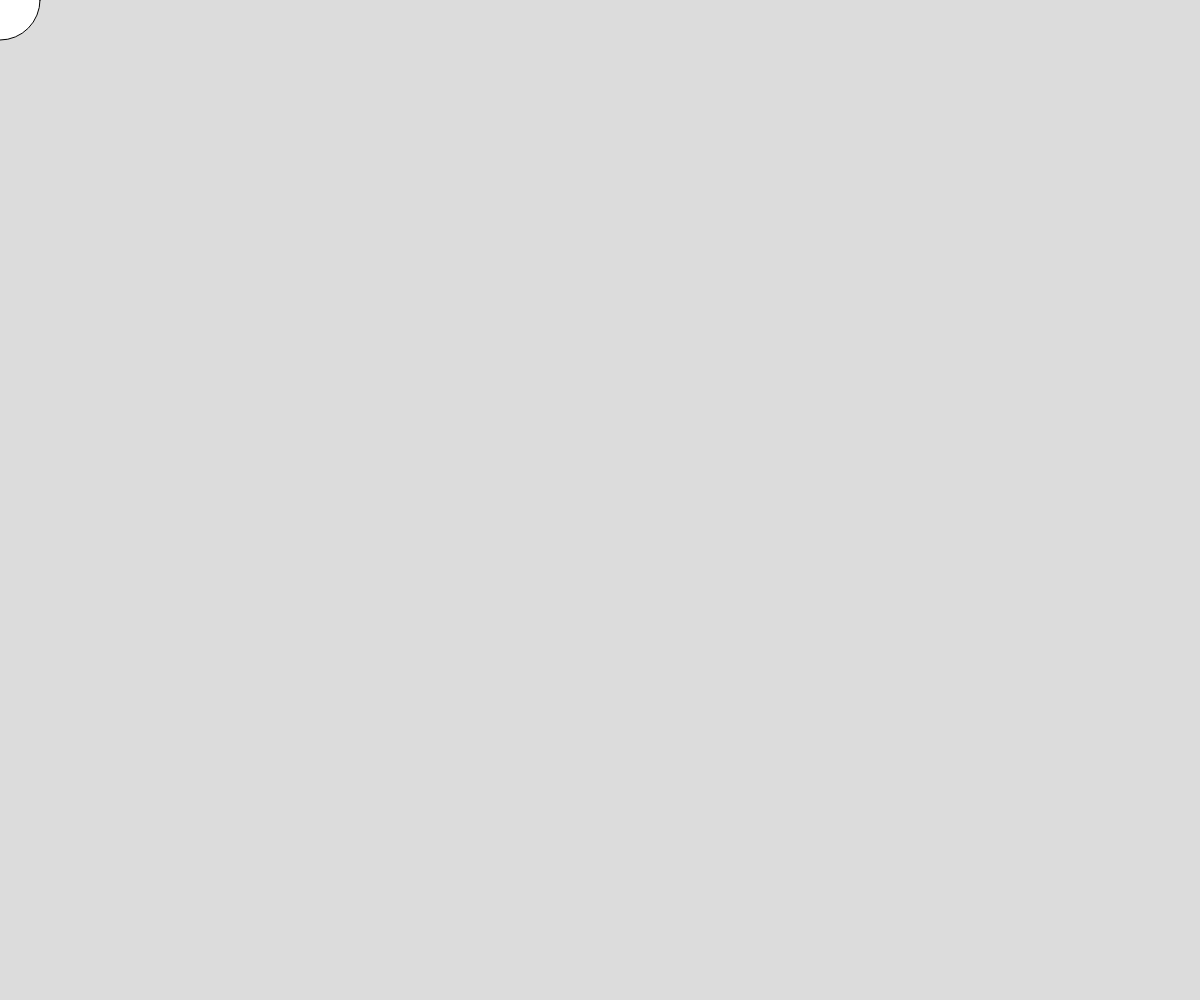
Frame 1 (no input)
Frame 60 (no input): identical to frame 1, image omitted
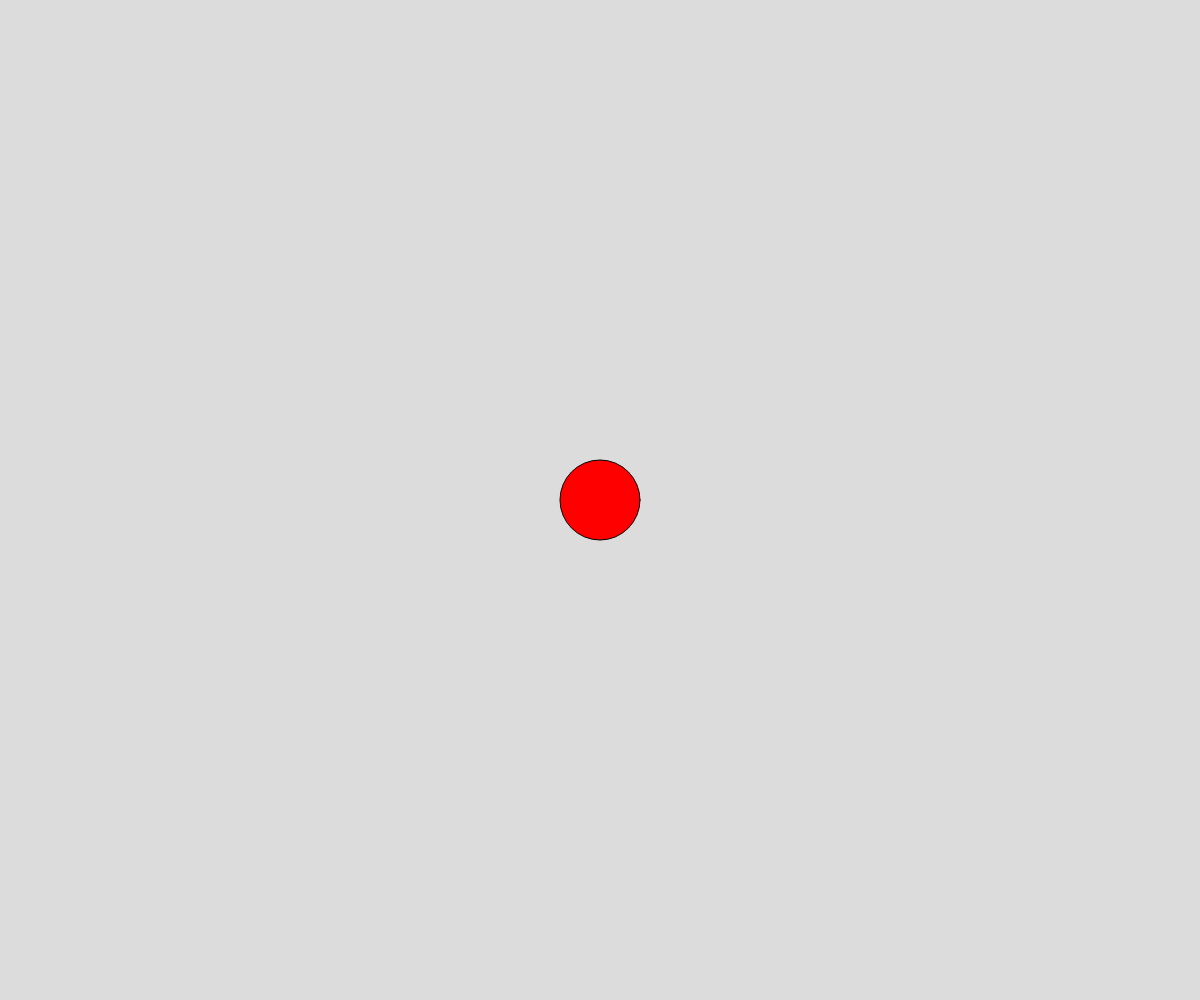
Frame 120 (the mouse pressed at the canvas centre since frame 60)

The p5.js sketch that drew these frames (run headless with seeded random() and noise() and a simulated clock; from frame 60 on, the mouse is pressed at the canvas centre):

// p5.js sketch
// ── sketch.js
function setup() {
  createCanvas(windowWidth, windowHeight)
}

function draw() {
  background(220);
  let y = mouseY
  let x = mouseX
  let diameter = 80

  let halfWidth = width / 2
  let halfHeight = height / 2

  let isLeft = x < halfWidth
  let isBelow = y > halfHeight

  if ((isLeft && isBelow) || ((!isLeft) && (!isBelow))) {
    fill("red");
  } else {
    fill("white")
  }
  circle(x, y, diameter)

}
